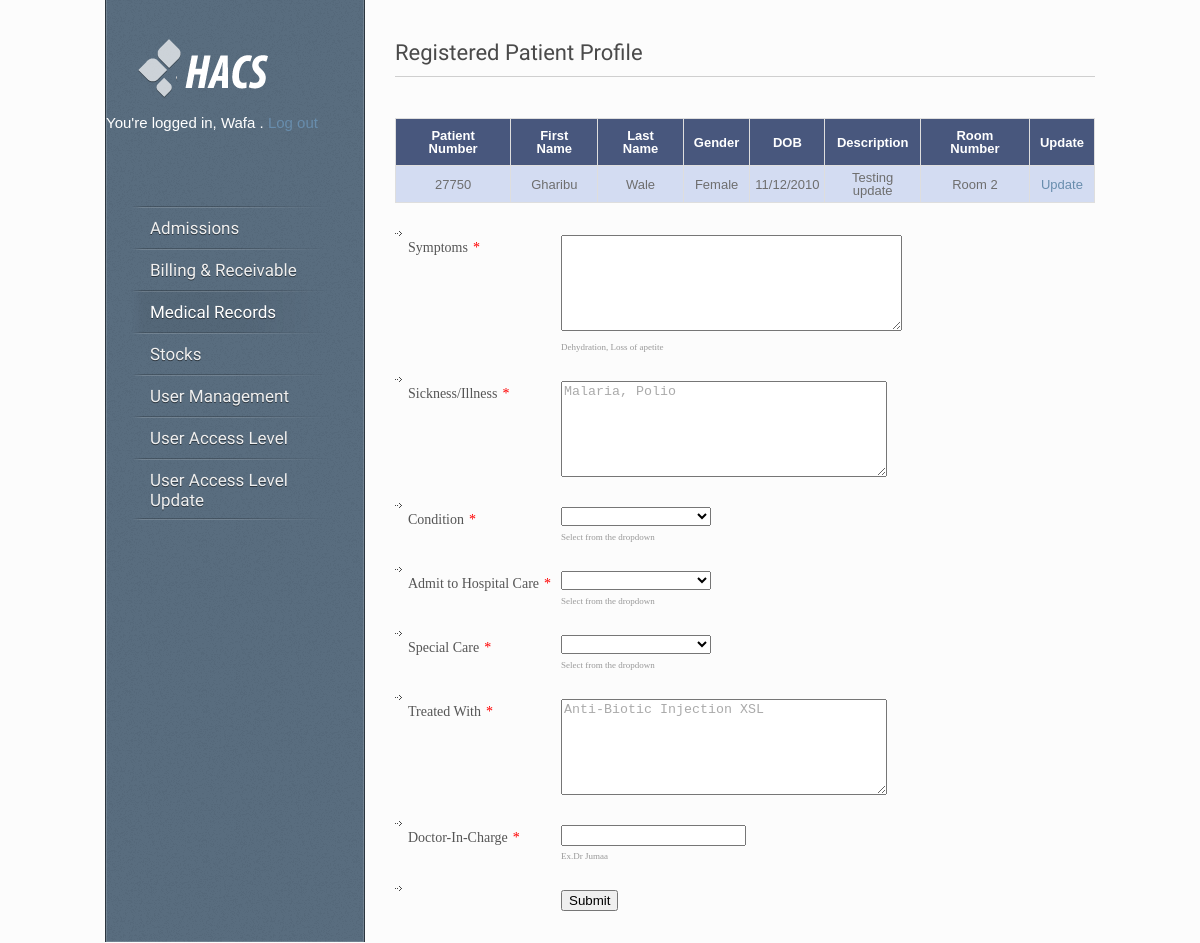
/emergency_medication.php?id=27750 (signed in), run on the app's committed database.
### tables this page shows
CREATE TABLE IF NOT EXISTS `users` (
  `id` int(10) NOT NULL AUTO_INCREMENT,
  `username` varchar(50) NOT NULL,
  `password` varchar(50) NOT NULL,
  `firstname` varchar(50) NOT NULL,
  `surname` varchar(50) NOT NULL,
  `email` varchar(255) NOT NULL,
  `signup_date` datetime NOT NULL,
  PRIMARY KEY (`id`),
  KEY `username` (`username`)
);

CREATE TABLE IF NOT EXISTS `emergency` (
  `id` int(11) NOT NULL AUTO_INCREMENT,
  `patientNumber` int(11) NOT NULL,
  `patientFirst` varchar(50) NOT NULL,
  `patientLast` varchar(50) NOT NULL,
  `gender` varchar(10) NOT NULL,
  `birthDate` varchar(20) NOT NULL,
  `description` text NOT NULL,
  `emergencyRoom` varchar(10) NOT NULL,
  PRIMARY KEY (`id`)
);

### core.inc.php (called while the page is built, shortened)
<?php
	function loggedin()
	{
		if (isset($_SESSION['user_id']) && !empty($_SESSION['user_id']))
	{
		return true;
	}else
	{
		return false;
	}
	}
	function getuserfield($field)
	{
		$query = "SELECT `$field` FROM `users` WHERE `id`='".$_SESSION['user_id']."'";
		if ($query_run = mysql_query($query))
		{
			if ($query_result = mysql_result($query_run, 0, $field))
			{
				return $query_result;
			}
		}
	}
		function checkadmission()
	{
		$check = mysql_query("SELECT admission FROM access WHERE userid = '".$_SESSION['user_id']."'");
		while ($row = mysql_fetch_array($check))
		{
			$admission = $row['admission'];
			if ($admission == 1)
			{
				return true;
			}
			else
			{
				return false;
			}
		}
	}
	function checkbill()
	{
		$check = mysql_query("SELECT bill FROM access WHERE userid = '".$_SESSION['user_id']."'");
		while ($row = mysql_fetch_array($check))
		{
			$bill = $row['bill'];
			if ($bill == 1)
			{
				return true;
			}
			else
			{
				return false;
			}
		}
	}
	function checkmedical()
	{
		$check = mysql_query("SELECT medical FROM access WHERE userid = '".$_SESSION['user_id']."'");
		while ($row = mysql_fetch_array($check))
		{
			$medical = $row['medical'];
			if ($medical == 1)
			{
				return true;
			}
			else
			{
				return false;
			}
		}
	}
	function checkstocks()
	{
		$check = mysql_query("SELECT stocks FROM access WHERE userid = '".$_SESSION['user_id']."'");
		while ($row = mysql_fetch_array($check))
		{
			$stocks = $row['stocks'];
			if ($stocks == 1)
			{
				return true;
			}
			else
			{
				return false;
			}
		}
	}
	function checkpatient()
	{
		$check = mysql_query("SELECT patient FROM access WHERE userid = '".$_SESSION['user_id']."'");
		while ($row = mysql_fetch_array($check))
		{
			$patient = $row['patient'];
			if ($patient == 1)
			{
				return true;
			}
			else
			{
				return false;
			}
		}
	}
	function checkadmin()
	{
		$check = mysql_query("SELECT admin FROM access WHERE userid = '".$_SESSION['user_id']."'");
		while ($row = mysql_fetch_array($check))
		{
			$admin = $row['admin'];
			if ($admin == 1)
			{
				return true;
			}
			else
			{
				return false;
			}
		}
	}
?>

### emergency_medication.php (the view, shortened to what this page needs)
<?php
	require 'core.inc.php';
	if (loggedin())
	{
?>
<!DOCTYPE HTML>
<html lang="en-US">
<head>
<link rel="stylesheet" type="text/css" href="style.css" media="all" />
<link type="text/css" rel="stylesheet" href="css/styles/form.css?v3.1.19"/>
<link href="css/calendarview.css?v3.1.19" rel="stylesheet" type="text/css" />
<link type="text/css" rel="stylesheet" href="http://cdn.jotfor.ms/css/styles/nova.css?3.1.19" />
<link type="text/css" media="print" rel="stylesheet" href="http://cdn.jotfor.ms/css/printForm.css?3.1.19" />
</head>
<body>
<div id="wrapper">
	<div id="sidebar">
		 <div id="logo"><a href="index.php"><img src="style/images/logo.png" alt="Hospital Access Control System" /></a></div>
		<?php
			$firstname = getuserfield('firstname');
			$firstname_decrypted = base64_decode($firstname);
			echo '<br /><p style="color:white; font-size: 15px;">You\'re logged in,  '.$firstname_decrypted.' . <a href="logout.php">Log out</a></p><br>' ;
		?>
    <div id="menu" class="menu-v">
      <ul>
		<?php if (checkadmission()) { ?>
        <li><a href="index.php" >Admissions</a>
        </li>
		<?php
			}else
			{
		?>		<li><a href="#" style="color: red;"><?php echo 'Permission Denied'; ?></a></li>
		<?php
			}
		?>
		<?php if (checkbill()) { ?>
        <li><a href="bill_receivable.php">Billing & Receivable</a>
        </li>
		<?php
			}else
			{
		?>		<li><a href="#" style="color: red;"><?php echo 'Permission Denied'; ?></a></li>
		<?php
			}
		?>
		<?php if (checkmedical()) { ?>
        <li><a href="medical.php" class="active">Medical Records</a></li>
		<?php
			}else
			{
		?>		<li><a href="#" style="color: red;"><?php echo 'Permission Denied'; ?></a></li>
		<?php
			}
		?>
		<?php if (checkstocks()) { ?>
        <li><a href="stocks.php">Stocks</a>
        </li>
		<?php
			}else
			{
		?>		<li><a href="#" style="color: red;"><?php echo 'Permission Denied'; ?></a></li>
		<?php
			}
		?>
		<?php if (checkpatient()) { ?>
        <li><a href="#">User Management</a>
		</li>
		<?php
			}else
			{
		?>		<li><a href="#" style="color: red;"><?php echo 'Permission Denied'; ?></a></li>
		<?php
			}
		?>
		<?php if (checkadmin()) { ?>
			<li><a href="access.php">User Access Level</a></li>
			<li><a href="access_update.php">User Access Level Update</a></li>
		<?php
			}else
			{
		?>		<li><a href="#" style="color: red;"><?php echo 'Permission Denied'; ?></a></li>
		<?php
			}
		?>
      </ul>
    </div>
	</div>
	<div id="content">
	<h1 class="title">Registered Patient Profile</h1>
	<div class="line"></div>
	<?php if (checkmedical()) { ?>
	<div id="container">
		<div id="main">
			<table>
				<tr>
					<th>Patient Number</th>
					<th>First Name</th>
					<th>Last Name</th>
					<th>Gender</th>
					<th>DOB</th>
					<th>Description</th>
					<th>Room Number</th>
					<th>Update</th>
				</tr>
				<?php
					$patientNumber = $_GET['id'];
					$sql = "SELECT * FROM emergency WHERE patientNumber='$patientNumber'";
					$query =  mysql_query($sql) or die(mysql_error());
					while ($rows = mysql_fetch_assoc($query))
					{
						$patientNumber = $rows['patientNumber'];
						$patientFirst = $rows['patientFirst'];
						$patientLast = $rows['patientLast'];
						$gender = $rows['gender'];
						$birthDate = $rows['birthDate'];
						$description = $rows['description'];
						$emergencyRoom = $rows['emergencyRoom'];
						$patientFirst_decrypted = base64_decode($patientFirst);
						$patientLast_decrypted = base64_decode($patientLast);
						$gender_decrypted = base64_decode($gender);
						$birthDate_decrypted = base64_decode($birthDate);
						$description_decrypted = base64_decode($description);
						$emergencyRoom_decrypted = base64_decode($emergencyRoom);
				?>
					<tr>
						<td><?php echo $patientNumber; ?></td>
						<td><?php echo $patientFirst_decrypted; ?></td>
						<td><?php echo $patientLast_decrypted; ?></td>
						<td><?php echo $gender_decrypted; ?></td>
						<td><?php echo $birthDate_decrypted; ?></td>
						<td><?php echo $description_decrypted; ?></td>
						<td><?php echo $emergencyRoom_decrypted; ?></td>
						<td><a href="update.php?id=<?php echo $rows['id']; ?>">Update</a></td>
					</tr>
			</table>
			<form class="jotform-form" action="emergency_medication.php" method="post" name="form_32743415307450" id="32743415307450" accept-charset="utf-8">
			  <div class="form-all">
				<ul class="form-section">
				<li><input type="hidden" name="patientNumber" value="<?php echo $patientNumber; } ?>"</li>
				  <li class="form-line" id="id_3">
					<label class="form-label-left" id="label_3" for="input_3">
					  Symptoms<span class="form-required">*</span>
					</label>
					<div id="cid_3" class="form-input"><span class="form-sub-label-container"><textarea id="input_3" class="form-textarea validate[required]" name="symptoms" cols="40" rows="6"></textarea>
						<label class="form-sub-label" for="input_3"> Dehydration, Loss of apetite </label></span>
					</div>
				  </li>
				  <li class="form-line" id="id_4">
					<label class="form-label-left" id="label_4" for="input_4">
					  Sickness/Illness<span class="form-required">*</span>
					</label>
					<div id="cid_4" class="form-input">
					  <textarea id="input_4" class="form-textarea validate[required]" name="sickness" cols="40" rows="6"></textarea>
					</div>
				  </li>
				  <li class="form-line" id="id_5">
					<label class="form-label-left" id="label_5" for="input_5">
					  Condition<span class="form-required">*</span>
					</label>
					<div id="cid_5" class="form-input"><span class="form-sub-label-container"><select class="form-dropdown validate[required]" style="width:150px" id="input_5" name="condition">
						  <option value="">  </option>
						  <option value="Normal"> Normal </option>
						</select>
						<label class="form-sub-label" for="input_5"> Select from the dropdown </label></span>
					</div>
				  </li>
				  <li class="form-line" id="id_6">
					<label class="form-label-left" id="label_6" for="input_6">
					  Admit to Hospital Care<span class="form-required">*</span>
					</label>
					<div id="cid_6" class="form-input"><span class="form-sub-label-container"><select class="form-dropdown validate[required]" style="width:150px" id="input_6" name="admit">
						  <option value="">  </option>
						  <option value="YES"> YES </option>
						</select>
						<label class="form-sub-label" for="input_6"> Select from the dropdown </label></span>
					</div>
				  </li>
				  <li class="form-line" id="id_7">
					<label class="form-label-left" id="label_7" for="input_7">
					  Special Care<span class="form-required">*</span>
					</label>
					<div id="cid_7" class="form-input"><span class="form-sub-label-container"><select class="form-dropdown validate[required]" style="width:150px" id="input_7" name="specialcare">
						  <option value="">  </option>
						  <option value="YES"> YES </option>
						</select>
						<label class="form-sub-label" for="input_7"> Select from the dropdown </label></span>
					</div>
				  </li>
				  <li class="form-line" id="id_8">
					<label class="form-label-left" id="label_8" for="input_8">
					  Treated With<span class="form-required">*</span>
					</label>
					<div id="cid_8" class="form-input">
					  <textarea id="input_8" class="form-textarea validate[required]" name="treated" cols="40" rows="6"></textarea>
					</div>
				  </li>
				  <li class="form-line" id="id_8">
					<label class="form-label-left" id="label_8" for="input_8">
					  Doctor-In-Charge<span class="form-required">*</span>
					</label>
					<div id="cid_8" class="form-input"><span class="form-sub-label-container"><input type="text" class="form-textbox validate[required]" data-type="input-textbox" id="input_8" name="doctor" size="20" value="" />
						<label class="form-sub-label" for="input_8"> Ex.Dr Jumaa </label></span>
					</div>
				  </li>
				  <li class="form-line" id="id_2">
					<div id="cid_2" class="form-input-wide">
					  <div style="margin-left:156px" class="form-buttons-wrapper">
						<button id="input_2" type="submit" name="submit" class="form-submit-button">
						  Submit
						</button>
					  </div>
					</div>
				  </li>
				</ul>
			  </div>
			</form>
		</div>
	</div>
	<?php
		}else
		{
	?>		<center><h2 style="color: red;">Permission Denied</h2></center>
	<?php
		}
	?>
</div>
</body>
</html>
<?php
	}else
	{
		require 'loginform.inc.php';
	}
?>

### style.css (style rules this page uses)
html, body, div, span, applet, object, iframe, h1, h2, h3, h4, h5, h6, p, blockquote, pre, a, acronym, address, big, cite, code, del, dfn, em, font, img, ins, kbd, q, s, samp, small, strike, strong, tt, var, b, u, i, center, dl, dt, dd, ol, ul, li, fieldset, form, label, legend { margin:0; padding:0; border:0; outline:0; font-size:100%; vertical-align:baseline; background:transparent }
body { line-height:1 }
ol, ul { list-style:none }
table { border-collapse:collapse; border-spacing:0 }
th, td { margin:0; padding:0 }
html, body { height: 100%; }
body { background-color: #FCFCFC; font-family:Arial, sans-serif; font-size: 13px; color: #585858; }
p { line-height: 20px; margin-bottom: 20px; }
a { color: #688dad; text-decoration: none; }
h1, h2, h3, h4, h5, h6 { font-family: 'Amaranth', sans-serif; color: #4a4a4a; font-weight: normal; margin: 0 0 10px 0; }
h1 { font-size: 22px; line-height: 26px; }
h1.title { padding: 0; }
img { display: block; }
.line { background: transparent url(style/images/line.png) repeat-x; height: 2px; padding: 20px 0 0 0; line-break: 0px; }
ul { line-height: 20px; margin-bottom: 20px; }
ul li { background: transparent url(style/images/bullet.png) left 8px no-repeat; padding-left: 15px; }
#wrapper { width: 990px; margin: 0 auto; overflow: hidden; }
#content { width: 700px; float: right; padding: 40px 0 20px 0; }
#sidebar { width: 258px; background: #596d7f url(style/images/noize.png) repeat 100% 0; -webkit-box-shadow: inset 0px 0px 0px 1px rgba(255, 255, 255, 0.15); -moz-box-shadow: inset 0px 0px 0px 1px rgba(255, 255, 255, 0.15); box-shadow: inset 0px 0px 0px 1px rgba(255, 255, 255, 0.15); border-left: 1px solid rgba(0, 0, 0, 0.50); border-right: 1px solid rgba(0, 0, 0, 0.50); float: left; position: fixed; margin-top: -1px; z-index: 100; }
#logo { text-align: left; padding: 40px 32px 0 32px; }
#logo a { border: none; }
#logo img { display: inline; }
#menu { float: left; text-align: left; font-family: 'Amaranth', sans-serif; font-size: 17px; margin-top: 40px; margin-bottom: 50px; position: relative; z-index: 100; padding: 0 0 0 24px; text-shadow: 0px 1px 0px rgba(0, 0, 0, 0.5); }
.menu-v ul { margin: 0; padding: 0; list-style-type: none; width: 200px; background: transparent url(style/images/menu-line.png) no-repeat center bottom; }
.menu-v ul li { position: relative; padding-right: 5px; background: transparent url(style/images/menu-line.png) no-repeat center top; padding: 0; }
.menu-v ul li a { display: block; color: white; text-decoration: none; padding: 12px 0 10px 20px; padding-right: 17px; background: transparent; color: #f0f0f0; text-decoration: none; border: none; }
.menu-v ul li a.active, .menu-v ul li a.selected, .menu-v ul li a:hover { text-decoration: none; background: transparent url(style/images/menu-hover.png) repeat-y left top; color: #fff; }
table { width: 100%; border-collapse: collapse; margin-bottom: 20px; color: #6e6e6e; border-bottom:1px solid #dedede; }
table td { padding: 8px 10px; border-right:1px solid #dedede; }
table th { padding: 10px; text-align: left; border-right:1px solid #dedede; font-weight: normal; }
table tr { border-left:1px solid #dedede; border-top:1px solid #dedede; }

### css/styles/form.css (style rules this page uses)
.form-all { list-style: none; list-style-position: outside; margin: 0px; font-family: Verdana; font-size: 12px; }
.form-submit-button, .form-submit-reset, .form-submit-print, .form-screen-button { margin:0px; overflow:visible; padding:1px 6px; width:auto; }
.form-label-left { float:left; display:inline-block; text-align:left; padding:3px; white-space:normal; }
.form-section, .form-section-closed { list-style:none; list-style-position:outside; margin:0px; padding:0px; position:relative; zoom:1; clear:both; }
.form-input { display:inline-block; }
.form-line { clear:both; padding:10px; margin:0px; display:block; width:97%; width:-moz-available; position:relative; }
.form-required { margin-left: 5px; color: red; }
.form-sub-label-container { display:inline-block; margin-right:5px; white-space: nowrap; }
.form-sub-label { color:#999999; display:block; font-size:9px; }
.form-custom-hint { color: #aaa !important; overflow: hidden !important; }

### data on the page
users: firstname "Wafa"
emergency: patientNumber "27750", patientFirst "Gharibu", patientLast "Wale", gender "Female", birthDate "11/12/2010", description "Testing update", emergencyRoom "Room 2"
